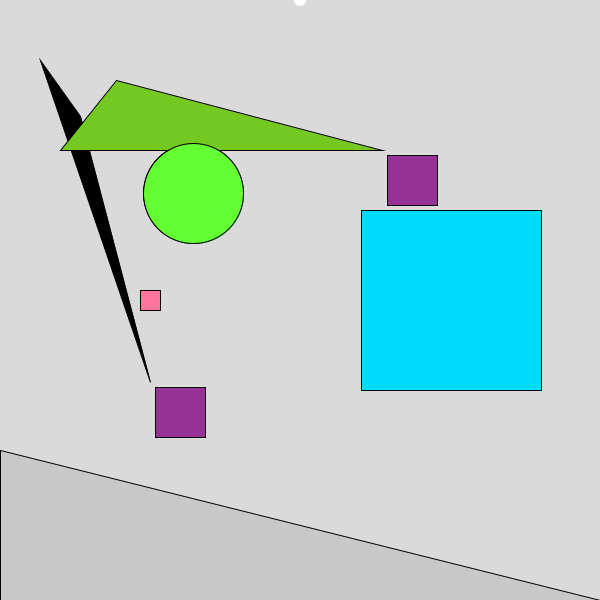
Frame 1 (no input)
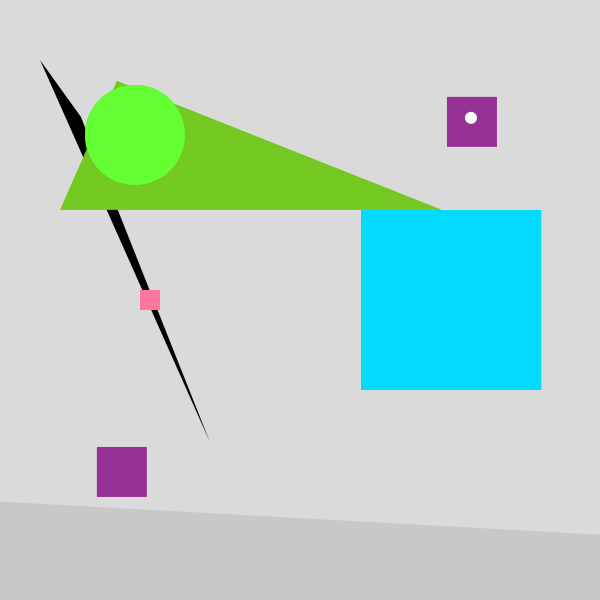
Frame 60 (the mouse pressed at the canvas centre just before this capture)
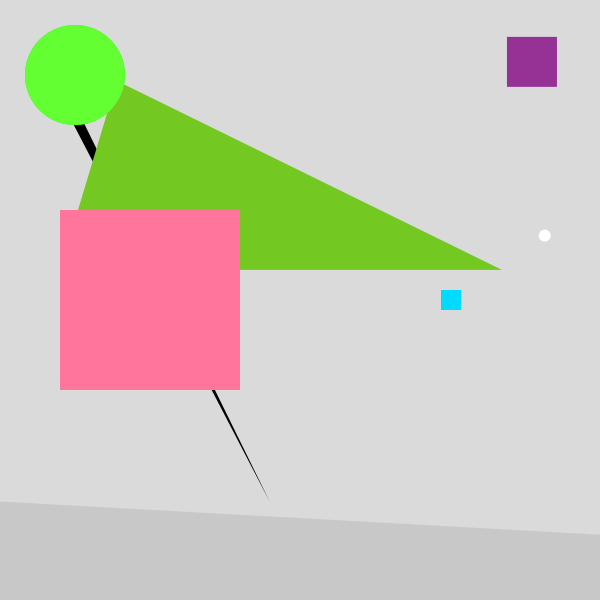
Frame 120 (the mouse held since frame 60 and released just before this capture)

The Processing sketch that drew these frames (run headless with seeded random() and noise(); from frame 60 on, the mouse is pressed at the canvas centre):

// Processing sketch: processing_51894
// ── processing_51894.pde

//STUFF NO1 CARES ABOUT-------------------------------
float movey, movex, movey2, movex2, movey3, movex3;
float count,b,c,d,e,f,g;
float baseX1, baseY1, baseX2, baseY2;
float baseLength;
float[] xCoords, yCoords;
float ellipseX, ellipseY, ellipseRadius = 6;
float directionX, directionY;
float ellipseSpeed = 3.5;
float velocityX, velocityY; 
int gx = 10;
int gy = 25;
float leftColor = 0.0;
float rightColor = 0.0;
//-------------------------------------------------
void  setup()
{
  
  e= random(600);
  f= random(600);
  g= random(3);
  movey= e-5;
  movex = f-5;
  movey2 = e/2;
  movex2 = e/2;
  movey3 = e;
  movex3 = f;
  count= random(100);
  b= random(255);
  c= random(255);
  d= random(255);
  size(600,600);
 
 
  baseX1 = 0;
  baseY1 = height-150;
  baseX2 = width;
  baseY2 = height;

  // start ellipse at middle top of screen
  ellipseX = width/2;
  
  // calculate initial random direction
  directionX = random(0.1, 0.99);
  directionY = random(0.1, 0.99);

  // normalize direction vector
  float directionVectLength = sqrt(directionX*directionX + directionY*directionY);
  directionX /= directionVectLength;
  directionY /= directionVectLength;
} 




//DRAW---------------------------------------------------------------------------------------
void draw()
{
  
   if (count < 25)
  {
    
  background(b);
  fill(0);
  triangle(movex,movey,c,d,40,60);
  fill(0,255,0);
  ellipse(movex2, movey2, 100,100);
  fill(150,50,150);
  rect(movex3,movey3,50,50);
  
  fill(d,200,34);
  triangle(movey,movex,60,movex,d,c);
  fill(100,255,50);
  ellipse(movey2, movex2, 100,100);
  fill(150,50,150);
  rect(movey3,movex3,50,50);
  
  }
  
  
  else if (count >25 && count <50)
  {
   
  background(b,d,c);
  fill(d,200,34);
  triangle(movey,movex,60,movex,d,c);
  fill(100,255,50);
  ellipse(movey2, movex2, 100,100);
  fill(150,50,150);
  rect(movey3,movex3,50,50);
    
  fill(0,c,count);
  triangle(movey2,movex,b,count,c,d);
  fill(100,255,50);
  ellipse(count, movey3, 100,100);
  fill(150,50,150);
  rect(movey,movex3,50,50);
 
  }
  
   else if (count >50 && count <75)
  {
  
  background(count,b,c);
  fill(0,c,count);
  triangle(movey2,movex,b,count,c,d);
  fill(100,255,50);
  ellipse(count, movey3, 100,100);
  fill(150,50,150);
  rect(movey,movex3,50,50);
  
  fill(0);
  triangle(movex,movey,c,d,40,60);
  fill(0,255,0);
  ellipse(movex2, movey2, 100,100);
  fill(150,50,150);
  rect(movex3,movey3,50,50);
 
  }
  
  
   else if (count >75)
  {
   
  background(b,c,d);
  fill(count,200,34);
  triangle(movey3,movex3,60,d,d,count);
  fill(b,255,c);
  ellipse(movey, movex2, 100,b);
  fill(c,50,150);
  rect(movey2,movex,50,count);
  
  fill(d,200,34);
  triangle(movey,movex,60,movex,d,c);
  fill(100,255,50);
  ellipse(movey2, movex2, 100,100);
  fill(150,50,150);
  rect(movey3,movex3,50,50);
 
  }
  
  
      
  movey++;
  movex++;
  movey2--;
  movex2--;
  movey3++;
  movex3--;
  
  
  //INTERACTIVE SQUARE STUFF------------------------------------------------------
  
  update(mouseX); 
  fill(0.0, d + 0.4, f + 0.6); 
  rect(width/4-gx, height/2-gx, gx*2, gx*2); 
  fill(0.0, b + 0.2, g + 0.4); 
  rect(width/1.33-gy, height/2-gy, gy*2, gy*2);
  
  update (mouseY);
  fill(e, d + 0.4, f + 0.6); 
  rect(width/4-gx, height/2-gx, gx*2, gx*2); 
  fill(g, b + 0.2, e + 0.4); 
  rect(width/1.33-gy, height/2-gy, gy*2, gy*2);

  
  //FLOATING BALL STUFF--------------------------------  
  baseLength = dist(baseX1, baseY1, baseX2, baseY2);
  xCoords = new float[ceil(baseLength)];
  yCoords = new float[ceil(baseLength)];

  // fill base top coordinate array
  for (int i=0; i<xCoords.length; i++)
  {
    xCoords[i] = baseX1 + ((baseX2-baseX1)/baseLength)*i;
    yCoords[i] = baseY1 + ((baseY2-baseY1)/baseLength)*i;
  }

  // draw base
  fill(200);
  quad(baseX1, baseY1, baseX2, baseY2, baseX2, height, 0, height);

  // calculate base top normal
  float baseDeltaX = (baseX2-baseX1)/baseLength;
  float baseDeltaY = (baseY2-baseY1)/baseLength;
  float normalX = -baseDeltaY;
  float normalY = baseDeltaX;

  // draw ellipse
  noStroke();
  fill(255);
  ellipse(ellipseX, ellipseY, ellipseRadius*2, ellipseRadius*2);

  // calculate ellipse velocity
  velocityX = directionX * ellipseSpeed;
  velocityY = directionY * ellipseSpeed;

  // move elipse
  ellipseX += velocityX;
  ellipseY += velocityY;

  // normalized incidence vector
  float incidenceVectorX = -directionX;
  float incidenceVectorY = -directionY;

  // detect and handle collision
  for (int i=0; i<xCoords.length; i++)
  {
    // check distance between ellipse and base top coordinates
    if (dist(ellipseX, ellipseY, xCoords[i], yCoords[i]) < ellipseRadius)
    {

      // calculate dot product of incident vector and base top normal 
      float dot = incidenceVectorX*normalX + incidenceVectorY*normalY;

      // calculate reflection vector
      float reflectionVectorX = 2*normalX*dot - incidenceVectorX;
      float reflectionVectorY = 2*normalY*dot - incidenceVectorY;

      // assign reflection vector to direction vector
      directionX = reflectionVectorX;
      directionY = reflectionVectorY;

      // draw base top normal at collision point
      stroke(255, 128, 0);
      line(ellipseX, ellipseY, ellipseX-normalX*100, 
            ellipseY-normalY*100);
    }
  }

  // detect boundary collision
  // right
  if (ellipseX > width-ellipseRadius)
  {
    ellipseX = width-ellipseRadius;
    directionX *= -1;
  }
  // left 
  if (ellipseX < ellipseRadius)
  {
    ellipseX = ellipseRadius;
    directionX *= -1;
  }
  // top
  if (ellipseY < ellipseRadius)
  {
    ellipseY = ellipseRadius;
    directionY *= -1;
    // randomize base top
    baseY1 = random(height-100, height);
    baseY2 = random(height-100, height);
  }
  
  
  
}
  
  
// UPDATE FOR INTERACTIVE SQUARES--------------------------------------------------------  
void update(int x) {
  leftColor = -0.002 * x/2 + 0.06;
  rightColor =  0.002 * x/2 + 0.06;
	
  gx = x/2;
  gy = 100-x/2;

  if (gx < 10) {
    gx = 10;
  } else if (gx > 90) {
    gx = 90;
  }

  if (gy > 90) {
    gy = 90;
  } else if (gy < 10) {
    gy = 10;
  }
}
